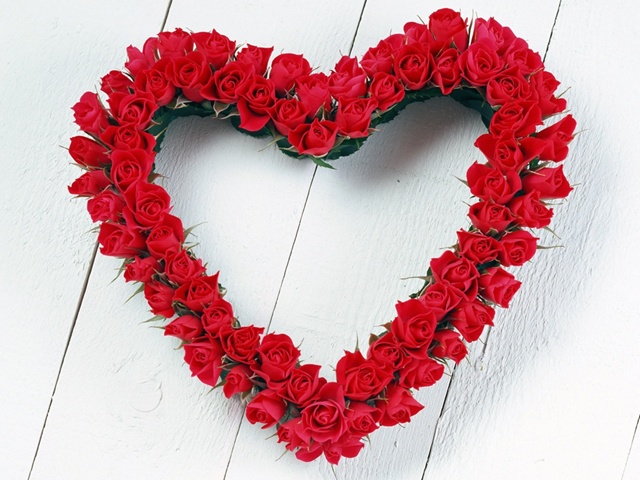
#> input picture 图片资源/A_工程适配版.bmp, 640 x 480 px, found by its file name; its folder holds only this picture in this run
$ python make_960x540.py
#> lines starting #> are read from the running program, lines starting #| are printed output that depends on the picture
#!/usr/bin/env python
# -*- coding: utf-8 -*-
"""
make_960x540.py —— 把任意图片转成帧缓存尺寸 960x540 的 24bit BMP

为什么是 960x540：
  SDRAM 的 App 地址是 21 位字节地址（2MB），720p 双缓冲放不下，所以帧缓存
  本身就是 960x540，显示时再由读侧做 4:3 上采样铺满 1280x720。
  把图预先做成 960x540 有三个好处：
    1) SD 读图量从 2.76MB 降到 1.56MB，扇区数 5392 -> 3038，加载时间约减半
    2) bmp_scale 走 k=0 直通（img_w==960 && img_h==540 -> 满屏居中偏移 0），
       不再做 2^k 缩小，逻辑最简单、不会因为缩放档位算出黑边
    3) 所有图尺寸一致，切图时的写入矩形完全重合，理论上可以跳过清屏

画法（保持不形变 + 不留黑边）：
  背景 = 原图铺满 960x540（允许拉伸）+ 高斯模糊 + 压暗
  前景 = 原图等比缩放到 960x540 内，居中
  对 16:9 的图，前景正好铺满，背景看不见；对 4:3 / 2:1 的图，两侧或上下
  由模糊背景填满，既不变形也不出现黑边。

用法:
    python tools/make_960x540.py 图片资源 sd960
    python tools/make_960x540.py 图片资源 F:\\          # 直接写 SD 卡
"""

import os
import sys

from PIL import Image, ImageEnhance, ImageFilter

W, H = 960, 540
BG_BLUR = 26          # 背景模糊半径（像素）
BG_DARK = 0.42        # 背景压暗系数


def fit_to_canvas(im):
    """等比缩放到 WxH 内，返回 (缩放后的图, 左上角坐标)"""
    src_w, src_h = im.size
    r = min(W / float(src_w), H / float(src_h))
    nw = max(1, int(round(src_w * r)))
    nh = max(1, int(round(src_h * r)))
    if (nw, nh) != (src_w, src_h):
        im = im.resize((nw, nh), Image.LANCZOS)
    return im, ((W - nw) // 2, (H - nh) // 2)


def convert(src, dst):
#> called with src = '图片资源/A_工程适配版.bmp', dst = 'sd960/A.BMP'
    im = Image.open(src)
#> im is the input picture: PIL image 640x480 RGB; mean R, G, B 207.7, 163.4, 168.1

    # 透明通道：铺黑底（相框背景是暗的，黑底最自然）
    if im.mode in ("RGBA", "LA", "P"):
        im = im.convert("RGBA")
        base = Image.new("RGB", im.size, (0, 0, 0))
        base.paste(im, mask=im.getchannel("A"))
        im = base
    else:
        im = im.convert("RGB")

    # ---- 背景：直接铺满（变形无所谓，模糊后看不出来）----
    bg = im.resize((W, H), Image.LANCZOS)
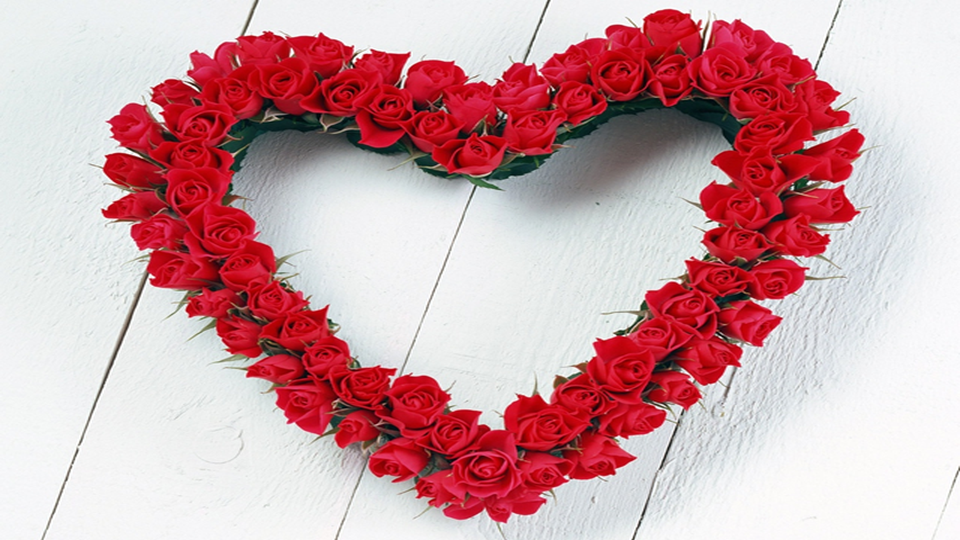
#> bg: PIL image 960x540 RGB; mean R, G, B 207.7, 163.4, 168.1
    bg = bg.filter(ImageFilter.GaussianBlur(BG_BLUR))
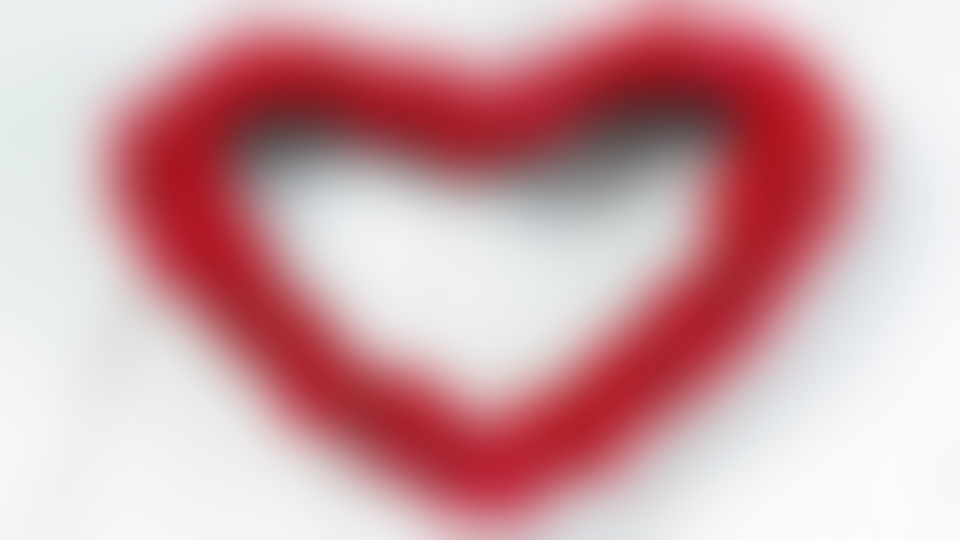
#> bg: PIL image 960x540 RGB; mean R, G, B 207.8, 163.7, 168.4
    bg = ImageEnhance.Brightness(bg).enhance(BG_DARK)
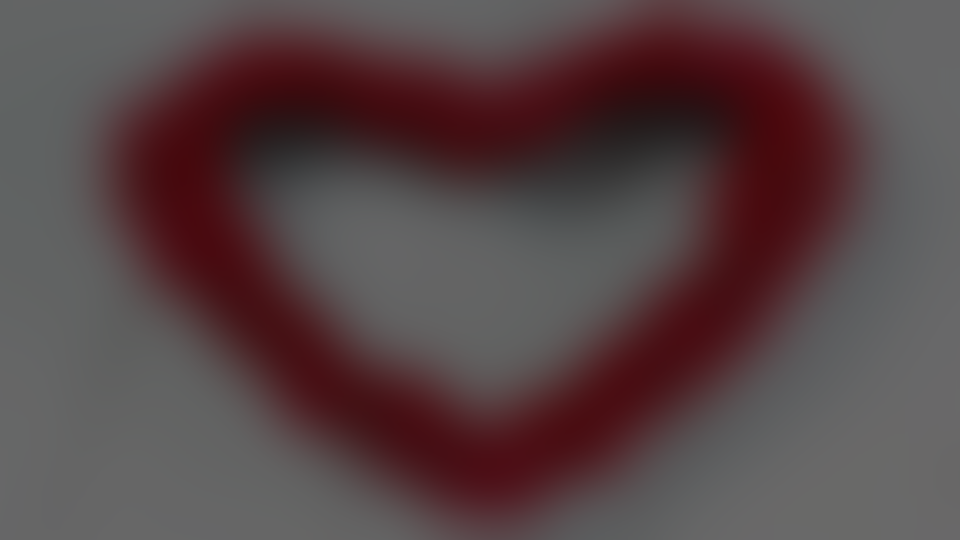
#> bg: PIL image 960x540 RGB; mean R, G, B 86.8, 68.3, 70.2

    # ---- 前景：保持比例 ----
    fg, (ox, oy) = fit_to_canvas(im)
#> ox = 120; oy = 0
    bg.paste(fg, (ox, oy))
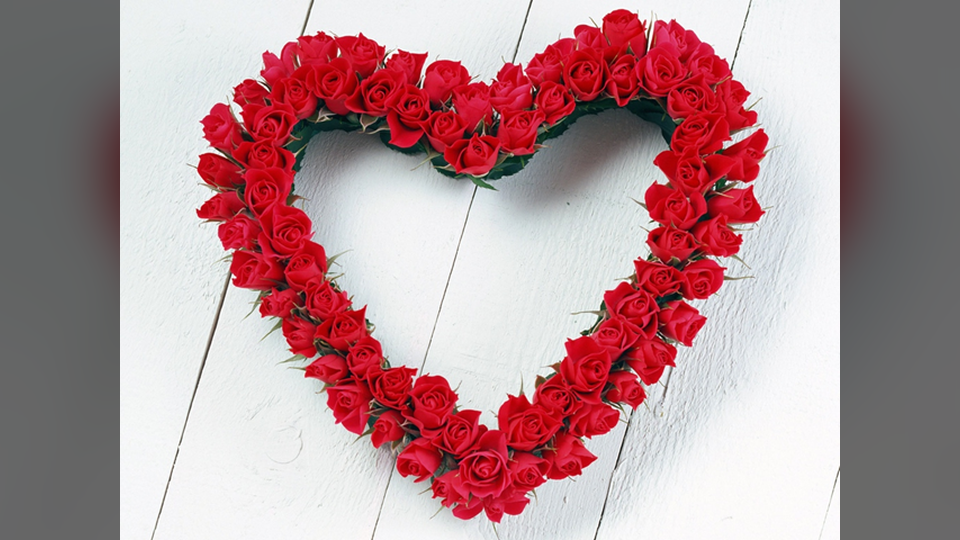
#> bg: PIL image 960x540 RGB; mean R, G, B 180.4, 146.8, 150.5

    # 24bit 未压缩 BMP（PIL 的 BMP 是自底向上，bmp_decode 支持）
    bg.save(dst, "BMP")
    return im.size, fg.size, (ox, oy)


def main():
    src_dir = sys.argv[1] if len(sys.argv) >= 2 else "图片资源"
    out_dir = sys.argv[2] if len(sys.argv) >= 3 else "sd960"
    os.makedirs(out_dir, exist_ok=True)

    exts = (".png", ".jpg", ".jpeg", ".bmp")
    files = sorted(f for f in os.listdir(src_dir) if os.path.splitext(f)[1].lower() in exts)
    if not files:
        print("没有找到图片：", src_dir)
        return 1

    for f in files:
        stem = os.path.splitext(f)[0]
        # 8.3 短名：<= 8 字符。字幕显示的就是这个名字。
        if "屏幕截图" in stem:
            # 屏幕截图 2026-10-28 200651 -> S200651（用时间区分，避免重名覆盖）
            tail = "".join(ch for ch in stem[-6:] if ch.isdigit())
            name = ("S" + tail) if len(tail) == 6 else "SHOT"
        else:
            name = (stem.replace("_1280x720_24bit", "")
                        .replace("_640x480_24bit", "")
                        .replace("_24bit", "")
                        .replace("_不翻转", "")
                        .replace("_显示正常", "")
                        .replace("_工程适配版", "")
                        .replace(" ", ""))[:8].upper()
        if not name:
            name = "IMG"
        dst = os.path.join(out_dir, name + ".BMP")
        src_size, fg_size, off = convert(os.path.join(src_dir, f), dst)
        print("%-34s -> %-12s  源 %dx%d 前景 %dx%d @ %s  %d 字节"
              % (f, os.path.basename(dst), src_size[0], src_size[1],
                 fg_size[0], fg_size[1], off, os.path.getsize(dst)))
#| A_工程适配版.bmp                        -> A.BMP         源 640x480 前景 720x540 @ (120, 0)  1555254 字节
    return 0


if __name__ == "__main__":
    sys.exit(main())
#> (the program exits here)

$ run again, on 图片资源/西瓜_640x480_24bit_显示正常_工程适配版.bmp
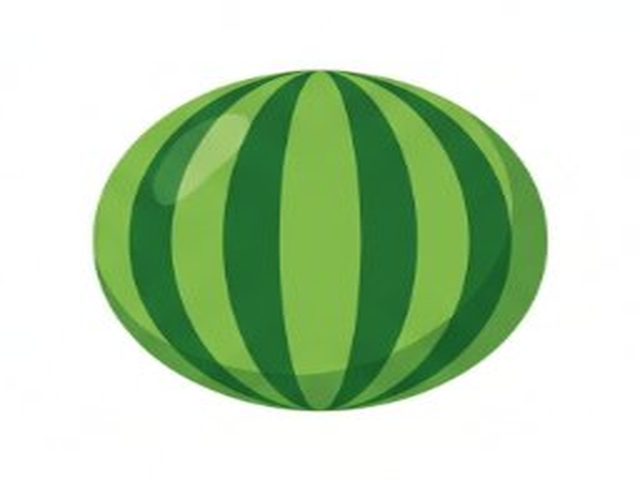
#> input picture 图片资源/西瓜_640x480_24bit_显示正常_工程适配版.bmp, 640 x 480 px, found by its file name
#> in convert, im is the input picture: PIL image 640x480 RGB; mean R, G, B 186.9, 212.3, 178.4
#> in convert, `bg = ImageEnhance.Brightness(bg).enhance(BG_DARK)`:
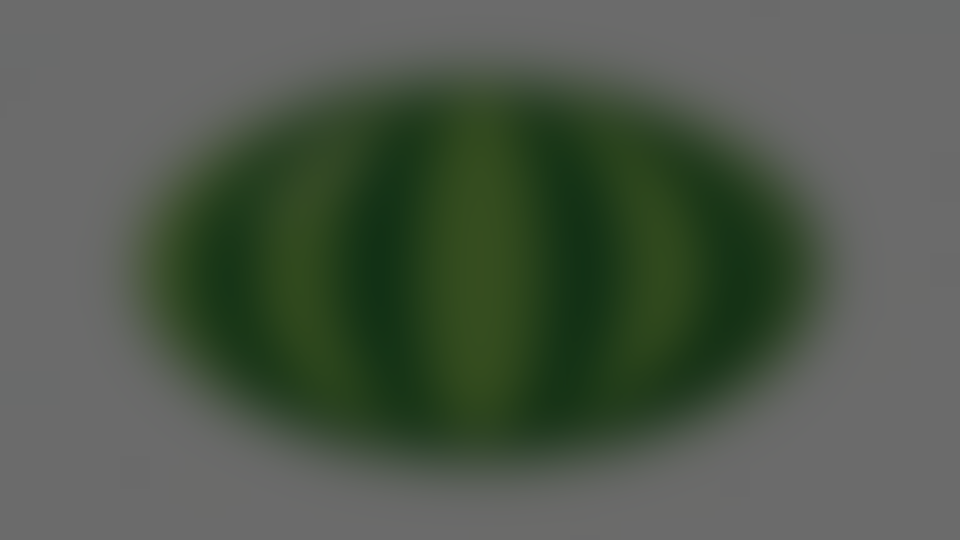
#> bg: PIL image 960x540 RGB; mean R, G, B 78.2, 88.8, 74.6
#> im: PIL image 720x540 RGB
#> ox = 120; oy = 0
#> in convert, `bg.paste(fg, (ox, oy))`:
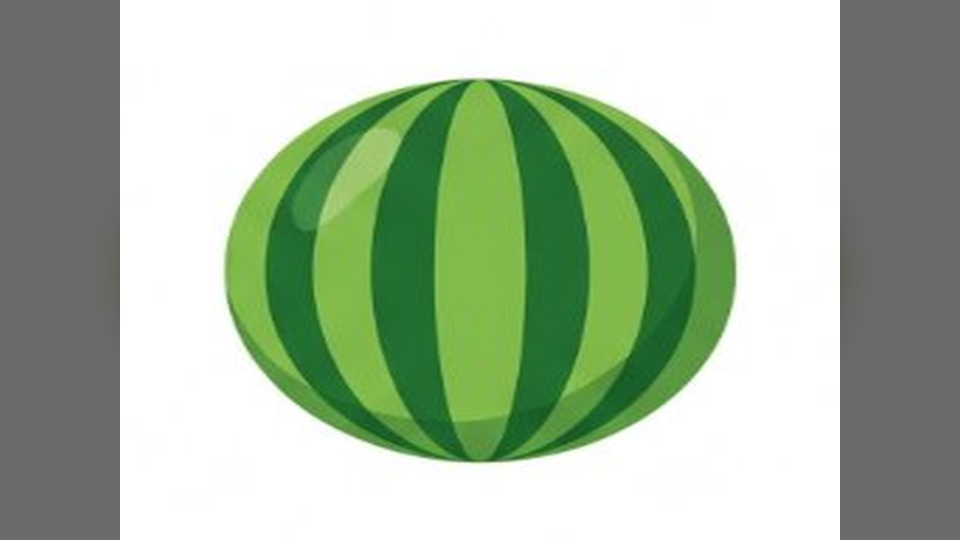
#> bg: PIL image 960x540 RGB; mean R, G, B 166.8, 185.9, 160.4
#| 西瓜_640x480_24bit_显示正常_工程适配版.bmp    -> 西瓜.BMP        源 640x480 前景 720x540 @ (120, 0)  1555254 字节

$ run again, on 图片资源/苹果_640x480_24bit_显示正常_工程适配版.bmp
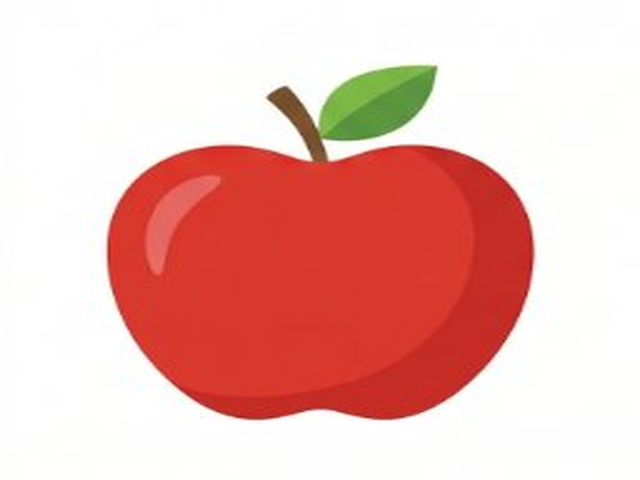
#> input picture 图片资源/苹果_640x480_24bit_显示正常_工程适配版.bmp, 640 x 480 px, found by its file name
#> in convert, im is the input picture: PIL image 640x480 RGB; mean R, G, B 236.7, 187.9, 182.2
#> in convert, `bg = ImageEnhance.Brightness(bg).enhance(BG_DARK)`:
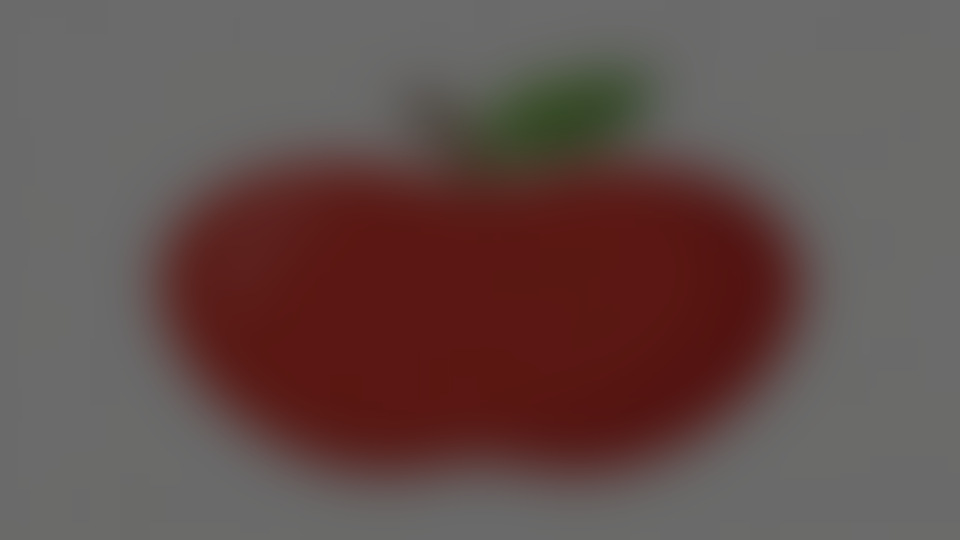
#> bg: PIL image 960x540 RGB; mean R, G, B 99, 78.5, 76.1
#> im: PIL image 720x540 RGB
#> ox = 120; oy = 0
#> in convert, `bg.paste(fg, (ox, oy))`:
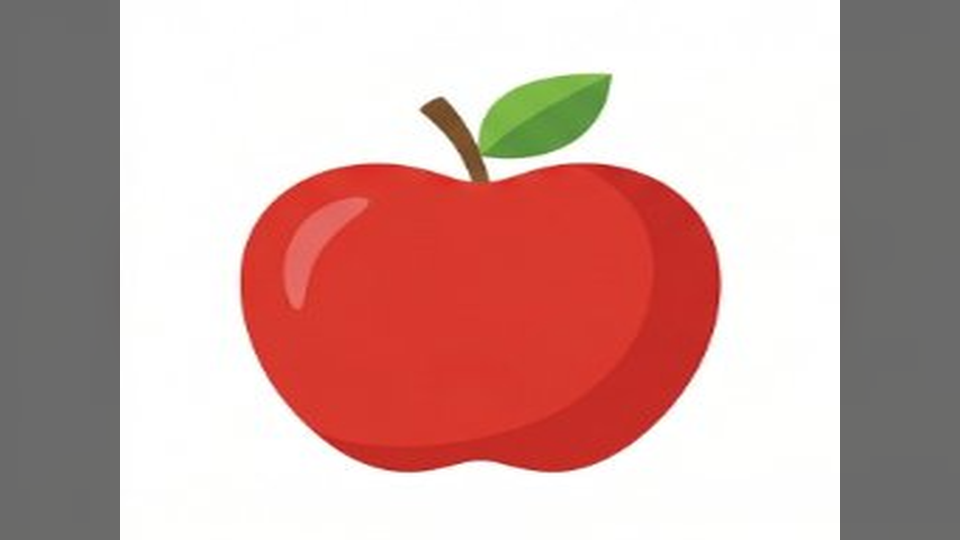
#> bg: PIL image 960x540 RGB; mean R, G, B 204.2, 167.6, 163.2
#| 苹果_640x480_24bit_显示正常_工程适配版.bmp    -> 苹果.BMP        源 640x480 前景 720x540 @ (120, 0)  1555254 字节
